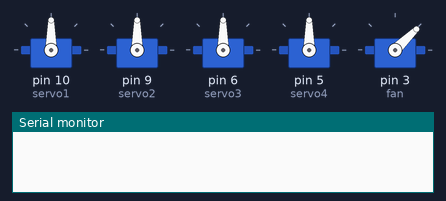
Recording of a sketch running on a simulated Arduino Uno, built with avr-gcc and run on an emulated ATmega328P. On the bench: 5 × servo, the last lines printed to the serial monitor.

Above: at 0.1 s.
At 5.6 s:
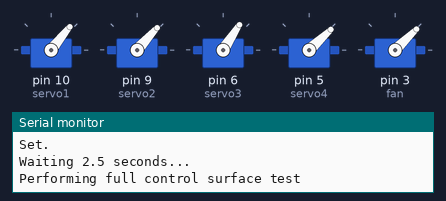
At 6.6 s:
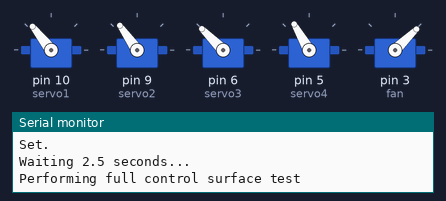
At 9.72 s:
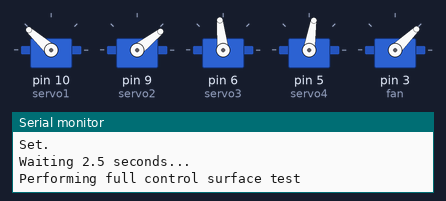
At 13.22 s:
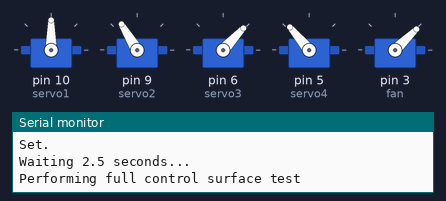
At 33.5 s:
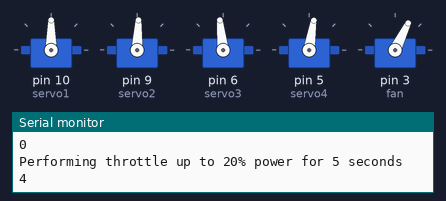
Timing chart, 0 to 40.0 s (numbered marks = the images above):
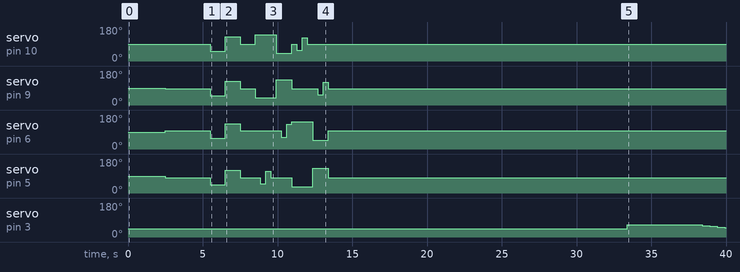

The sketch:

startTest.ino
```cpp
  #include<Servo.h>
  Servo servo1;
  Servo servo2;
  Servo servo3;
  Servo servo4;
  Servo fan;
  int pos0 = 1000;
  int pos1 = 1500;
  int pos2 = 2000;
  int DELAY = 1000;
  int del1 = 350;
  int adj1 = -33;
  void set1(int a)
  {
    servo1.write(a + adj1);
  }
  int adj2 = -63;
  void set2(int a)
  {
    servo2.write(a + adj2);
  }
  int adj3 = 33;
  void set3(int a)
  {
    servo3.write(a + adj3);
  }
  int adj4 = -116;
  void set4(int a)
  {
    servo4.write(a + adj4);
  }
  void allSet(int a)
  {
    set1(a);
    set2(a);
    set3(a);
    set4(a);
  }
  void xSet(int a)
  {
    set1(1500 + a);
    set2(1500 -a);
  }
  void ySet(int a)
  {
    set3(1500 + a);
    set4(1500 - a);
  }
  void ex()
  {
    xSet(500);
    delay(del1);
    set4(1150);
    delay(del1);
    set4(1850);
    delay(del1);
    set4(1500);
    delay(del1);
    xSet(-500);
    delay(del1);
    set3(1150);
    delay(del1);
    set3(1850);
    delay(del1);
    set3(1500);
    xSet(0);
  }
  void why()
  {
    ySet(500);
    delay(del1);
    set1(1150);
    delay(del1);
    set1(1850);
    delay(del1);
    set1(1500);
    delay(del1);
    ySet(-500);
    delay(del1);
    set2(1150);
    delay(del1);
    set2(1850);
    delay(del1);
    set2(1500);
    ySet(0);
  }
  void fullTest()
  {
    allSet(1100);
    delay(DELAY);
    allSet(1900);
    delay(DELAY);
    allSet(1500);
    delay(DELAY);
    ex();
    why();
  }
  void setup() {
    // put your setup code here, to run once:
    servo1.attach(10);
    servo2.attach(9);
    servo3.attach(6);
    servo4.attach(5);
    fan.attach(3);
    fan.write(1000);
    Serial.begin(9600);
    delay(2000);
    Serial.println("Setting all to midpoint...");
    delay(500);

    allSet(1500);
    Serial.println("Set.");
    Serial.println("Waiting 2.5 seconds...");
    delay(2500);
    Serial.println("Performing full control surface test");
    delay(500);
    fullTest();
    Serial.println("Done.");
    Serial.println("Perparing for throttle up to 20% power");
    for(int i = 19; i >= 0; i--)
    {
      Serial.println(i);
      delay(1000);
    }
    Serial.println("Performing throttle up to 20% power for 5 seconds");
    fan.write(1200);
    for(int i = 4; i >= 0; i--)
    {
      Serial.println(i);
      delay(1000);
    }
    double currentFanVal;
    Serial.println("Throttling down...");
    for(int i = 5; i > 0; i--)
    {
      currentFanVal = fan.read();
      currentFanVal -= 3.6;
      fan.write(currentFanVal);
      Serial.println(i);
      delay(500);
    }
    fan.write(1000);
    Serial.println("Fan powered down. Ending program.");
    Serial.println("----------------------------------");
    Serial.println("Thank you for watching this demo!");
    Serial.println("----------------------------------");

  }

  void loop() {
    // put your main code here, to run repeatedly:

  }
```

Measured:
- by itself, servo on pin 10 (servo1): 90° → 51° at 5.5 s, → 128° 1.0 s later, → 90° 1.0 s later, → 138° 1.0 s later, … (9 changes in this stretch)
- by itself, servo on pin 9 (servo2): ramps from 135° to 38° and jumps back, once every 3.3 s
- by itself, servo on pin 5 (servo4): 90° → 81° at 2.5 s, → 43° 3.0 s later, → 120° 1.0 s later, → 81° 1.0 s later, … (10 changes in this stretch)
- by itself, servo on pin 3 (fan): 44° → 64° at 33.4 s, → 60° 5.0 s later, → 56° 0.50 s later, → 52° 0.50 s later, … (5 changes in this stretch)
